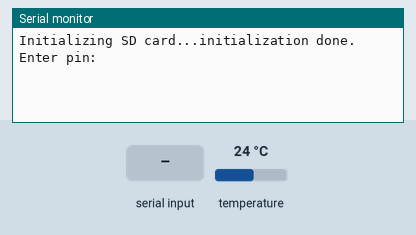
This sketch was run on a simulated Arduino Uno, built with avr-gcc and run on an emulated ATmega328P. Parts: the last lines printed to the serial monitor. Inputs (shaded band) come from the test bench; at power-on: temperature 24 °C. The local clock reads 2024-03-15 10:24:30 at power-on unless the sketch sets it; storage starts empty.

Above: at 1.2 s.
1.3 s: "1" received over Serial
At 3.5 s:
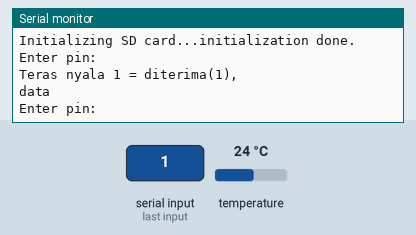
3.8 s: "2" received over Serial
At 5.7 s:
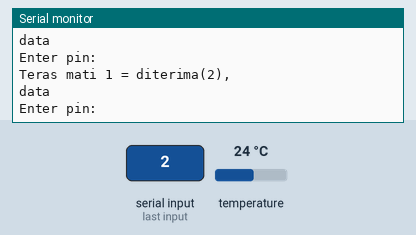

Measured:
- after the input at 1.3 s, the serial monitor: prints a new line after 1.0 s (image 1)
- after the input at 3.8 s, the serial monitor: prints a new line after 1.0 s (image 2)

The sketch:

sync_serial.ino
```cpp
#include <SPI.h>
#include <SD.h>
#include <Wire.h>
#include "RTClib.h"
File myFile;

RTC_DS3231 rtc;

//char daysOfTheWeek[7][12] = {"Minngu", "Senin", "Selasa", "Rabu", "Kamis", "Jumat", "Sabtu"};

int newHour = 0;
int oldHour = 0;

void save_temperature(String x, String y) {
  char daysOfTheWeek[7][12] = {"Minngu", "Senin", "Selasa", "Rabu", "Kamis", "Jumat", "Sabtu"};
myFile = SD.open("iqra.txt", FILE_WRITE);
myFile.print("Pin "+ x +",");
myFile.print("Status "+ y +",");
DateTime now = rtc.now();
myFile.print(now.year());
myFile.print("/");
myFile.print(now.month());
myFile.print("/");
myFile.print(now.day());
myFile.print(",");
myFile.print(" (");
myFile.print(daysOfTheWeek[now.dayOfTheWeek()]);
myFile.print(") ");
myFile.print(now.hour());
myFile.print(":");
myFile.print(now.minute());
//rtc.getTemperature(); //convert current temperature into registers
myFile.print(",");
myFile.print(rtc.getTemperature());
myFile.print(" C\n");//read registers and save temperature on deg C
myFile.close();
}


void setup ()
{
  Wire.begin();
  rtc.begin();
  Serial.begin(9600);
  Serial.print("Initializing SD card...");
  if (!SD.begin(10)) {
    Serial.println("initialization failed!");
    while (1);
  }
  Serial.println("initialization done.");
  DateTime now = rtc.now();
  if (! rtc.begin()) {
    Serial.println("Couldn't find RTC");
    Serial.flush();
    abort();
  }

  if (rtc.lostPower()) {
    Serial.println("RTC lost power, let's set the time!");
    // When time needs to be set on a new device, or after a power loss, the
    // following line sets the RTC to the date & time this sketch was compiled
    rtc.adjust(DateTime(F(__DATE__), F(__TIME__)));
    // This line sets the RTC with an explicit date & time, for example to set
    // January 21, 2014 at 3am you would call:
    // rtc.adjust(DateTime(2014, 1, 21, 3, 0, 0));
  }
}
void loop ()
{
int oldHour = 0;

    Serial.println("Enter pin:");
    while (Serial.available() == 0) {}     //wait for data available
    String teststr = Serial.readString();  //read until timeout
    teststr.trim();                        // remove any \r \n whitespace at the end of the String
    if (teststr == "1") {
      Serial.println("Teras nyala 1 = diterima(" + teststr + "),");
      DateTime now = rtc.now();
      newHour = now.hour();
      if (oldHour != newHour) {
        save_temperature(teststr,"nyala 1");
        Serial.println("data");
        oldHour = newHour;
      }
    } else if (teststr == "2") {
      Serial.println("Teras mati 1 = diterima(" + teststr + "),");
      DateTime now = rtc.now();
      newHour = now.hour();
      if (oldHour != newHour) {
        save_temperature(teststr,"mati 1");
        Serial.println("data");
        oldHour = newHour;
      }
    } else if (teststr == "3") {
      Serial.println("Teras nyala 2 = diterima(" + teststr + "),");
      DateTime now = rtc.now();
      newHour = now.hour();
      if (oldHour != newHour) {
        save_temperature(teststr,"mati 1");
        Serial.println("data");
        oldHour = newHour;
      }
    } else if (teststr == "4") {
      Serial.println("Teras mati 2 = diterima(" + teststr + "),");
      DateTime now = rtc.now();
      newHour = now.hour();
      if (oldHour != newHour) {
        save_temperature(teststr,"mati 1");
        Serial.println("data");
        oldHour = newHour;
      }
    } else if (teststr == "5") {
      Serial.println("Teras nyala 3 = diterima(" + teststr + "),");
      DateTime now = rtc.now();
      newHour = now.hour();
      if (oldHour != newHour) {
        save_temperature(teststr,"mati 1");
        Serial.println("data");
        oldHour = newHour;
      }
    } else if (teststr == "6") {
      Serial.println("Teras mati 3 = diterima(" + teststr + "),");
      DateTime now = rtc.now();
      newHour = now.hour();
      if (oldHour != newHour) {
        save_temperature(teststr,"mati 1");
        Serial.println("data");
        oldHour = newHour;
      }
    } else if (teststr == "7") {
      Serial.println("Teras nyala 4 = diterima(" + teststr + "),");
      DateTime now = rtc.now();
      newHour = now.hour();
      if (oldHour != newHour) {
        save_temperature(teststr,"mati 1");
        Serial.println("data");
        oldHour = newHour;
      }
    } else if (teststr == "8") {
      Serial.println("Teras mati 4 = diterima(" + teststr + "),");
      DateTime now = rtc.now();
      newHour = now.hour();
      if (oldHour != newHour) {
        save_temperature(teststr,"mati 1");
        Serial.println("data");
        oldHour = newHour;
      }
    } else if (teststr == "9") {
      Serial.println("Teras nyala 5 = diterima(" + teststr + "),");
      DateTime now = rtc.now();
      newHour = now.hour();
      if (oldHour != newHour) {
        save_temperature(teststr,"mati 1");
        Serial.println("data");
        oldHour = newHour;
      }
    } else if (teststr == "10") {
      Serial.println("Teras mati 5 = diterima(" + teststr + "),");
      DateTime now = rtc.now();
      newHour = now.hour();
      if (oldHour != newHour) {
        save_temperature(teststr,"mati 1");
        Serial.println("data");
        oldHour = newHour;
      }
    } else {
      Serial.println("Peritah salah = diterima(" + teststr + "),");
      DateTime now = rtc.now();
      newHour = now.hour();
      if (oldHour != newHour) {
        save_temperature(teststr,"dibatalkan");
        Serial.println("Batal");
        oldHour = newHour;
      }
    }

}
```
